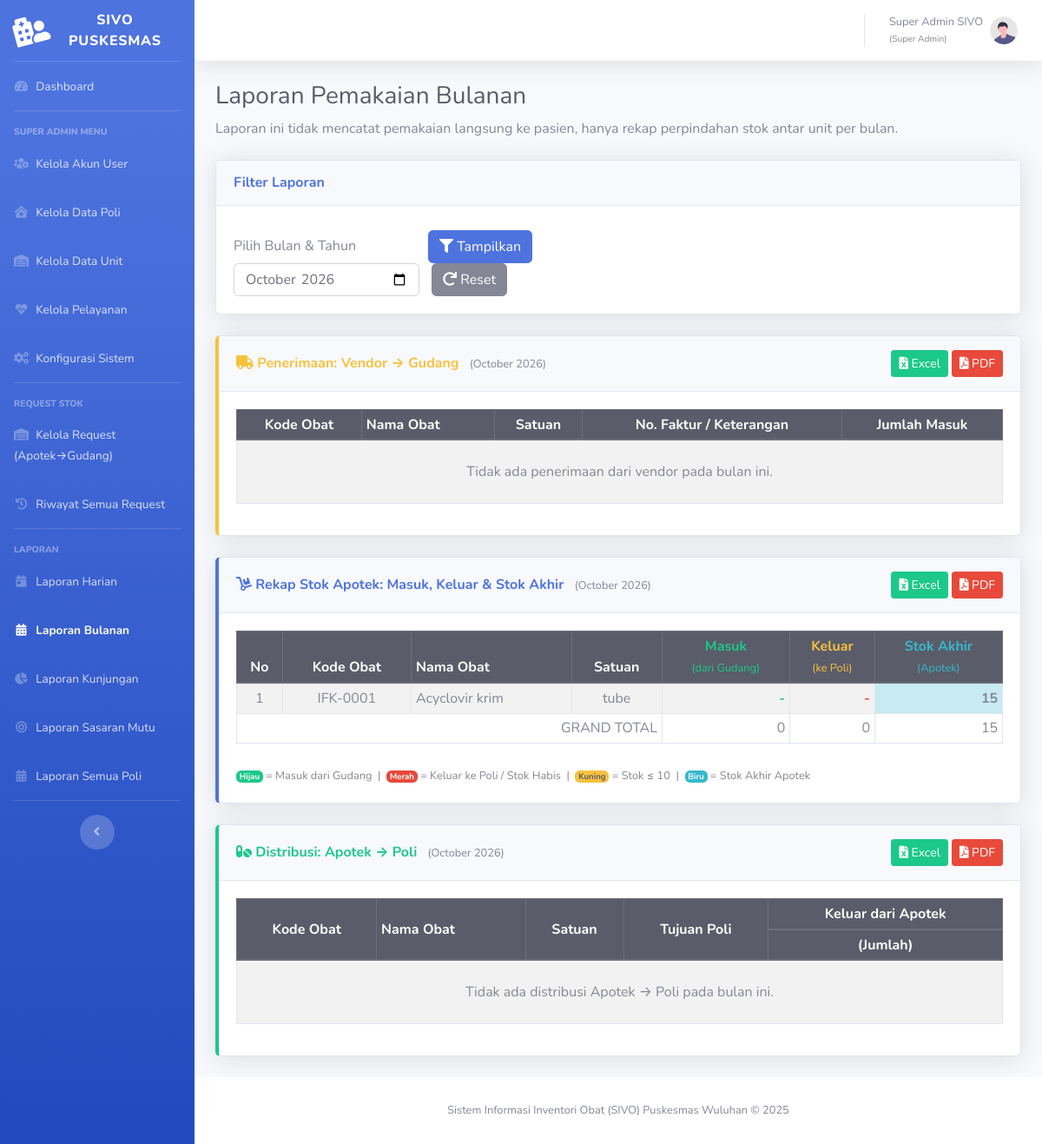
The page /laporan/bulanan.php (signed in) on the database its author committed.
### tables this page shows
CREATE TABLE `tbl_obat` (
  `id_obat` int(11) NOT NULL,
  `kode_obat` varchar(20) NOT NULL,
  `nama_obat` varchar(255) NOT NULL,
  `satuan` varchar(30) NOT NULL,
  `id_kategori_obat` int(11) DEFAULT NULL
);

### laporan/bulanan.php (the view, shortened to what this page needs)
<?php
require_once '../config.php';
$page_title = "Laporan Pemakaian Bulanan";
$is_admin = ($_SESSION['role_id'] == 1 || $_SESSION['role_id'] == 2);
$filter_bulan = isset($_GET['bulan']) ? $_GET['bulan'] : date('Y-m');
$tgl_awal  = $filter_bulan . '-01';
$tgl_akhir = date('Y-m-t', strtotime($tgl_awal));
$vendor_ke_gudang    = [];
$gudang_ke_apotek    = [];
$apotek_ke_poli    = [];
try {
    $stmt_unit = $pdo->query("SELECT id_unit, nama_unit FROM tbl_unit");
    $all_units = $stmt_unit->fetchAll(PDO::FETCH_ASSOC);
    $gudang_id = null;
    $apotek_id = null;
    foreach ($all_units as $u) {
        if (strtoupper($u['nama_unit']) === 'GUDANG') $gudang_id = $u['id_unit'];
        if (strtoupper($u['nama_unit']) === 'APOTEK')  $apotek_id  = $u['id_unit'];
    }
    if ($is_admin && $gudang_id !== null) {
        $sql1 = "
            SELECT
                o.kode_obat,
                o.nama_obat,
                o.satuan,
                tm.keterangan  AS no_faktur,
                SUM(tm.jumlah_masuk) AS total_masuk
            FROM tbl_transaksi_masuk tm
            JOIN tbl_obat o ON tm.id_obat = o.id_obat
            WHERE DATE(tm.tgl_masuk) BETWEEN ? AND ?
              AND tm.id_unit = ?
            GROUP BY o.id_obat, tm.keterangan
            ORDER BY o.nama_obat ASC
        ";
        $stmt1 = $pdo->prepare($sql1);
        $stmt1->execute([$tgl_awal, $tgl_akhir, $gudang_id]);
        $vendor_ke_gudang = $stmt1->fetchAll(PDO::FETCH_ASSOC);
    }
    if ($gudang_id !== null && $apotek_id !== null) {
        $sql2 = "
            SELECT
                o.id_obat,
                o.kode_obat,
                o.nama_obat,
                o.satuan,
                SUM(tt.jumlah) AS total_masuk_apotek
            FROM tbl_transaksi_transfer tt
            JOIN tbl_obat o ON tt.id_obat = o.id_obat
            WHERE DATE(tt.tgl_transfer) BETWEEN ? AND ?
              AND tt.id_unit_asal   = ?
              AND tt.id_unit_tujuan = ?
            GROUP BY o.id_obat
            ORDER BY o.nama_obat ASC
        ";
        $stmt2 = $pdo->prepare($sql2);
        $stmt2->execute([$tgl_awal, $tgl_akhir, $gudang_id, $apotek_id]);
        $gudang_ke_apotek = $stmt2->fetchAll(PDO::FETCH_ASSOC);
    }
    $apotek_keluar_map = [];
    $apotek_stok_map   = [];
    if ($apotek_id !== null) {
        $sql_stok_ap = "
            SELECT ls.id_obat, ls.stok_sesudah AS stok_akhir
            FROM tbl_log_stok ls
            INNER JOIN (
                SELECT id_obat, MAX(tgl_log) AS max_tgl
                FROM tbl_log_stok
                WHERE id_unit = ?
                  AND tgl_log <= ?
                GROUP BY id_obat
            ) last ON ls.id_obat = last.id_obat AND ls.tgl_log = last.max_tgl
            WHERE ls.id_unit = ?
        ";
        $stmt_stok_ap = $pdo->prepare($sql_stok_ap);
        $stmt_stok_ap->execute([$apotek_id, $tgl_akhir . ' 23:59:59', $apotek_id]);
        foreach ($stmt_stok_ap->fetchAll(PDO::FETCH_ASSOC) as $r) {
            $apotek_stok_map[$r['id_obat']] = $r['stok_akhir'];
        }
        $obat_id_sudah = array_column($gudang_ke_apotek, 'id_obat');
        $semua_obat_apotek_id = array_unique(array_merge(
            $obat_id_sudah,
            array_keys($apotek_keluar_map),
            array_keys($apotek_stok_map)
        ));
        $gudang_ke_apotek_map = [];
        $missing_ids = array_diff($semua_obat_apotek_id, $obat_id_sudah);
        if (!empty($missing_ids)) {
            $placeholders = implode(',', array_fill(0, count($missing_ids), '?'));
            $stmt_miss = $pdo->prepare("SELECT id_obat, kode_obat, nama_obat, satuan FROM tbl_obat WHERE id_obat IN ($placeholders) ORDER BY nama_obat ASC");
            $stmt_miss->execute(array_values($missing_ids));
            foreach ($stmt_miss->fetchAll(PDO::FETCH_ASSOC) as $r) {
                if (!isset($gudang_ke_apotek_map[$r['id_obat']])) {
                    $gudang_ke_apotek_map[$r['id_obat']] = [
                        'id_obat'            => $r['id_obat'],
                        'kode_obat'          => $r['kode_obat'],
                        'nama_obat'          => $r['nama_obat'],
                        'satuan'             => $r['satuan'],
                        'total_masuk_apotek' => 0,
                    ];
                }
            }
        }
        uasort($gudang_ke_apotek_map, fn($a, $b) => strcmp($a['nama_obat'], $b['nama_obat']));
        $gudang_ke_apotek = array_values($gudang_ke_apotek_map);
    }
} catch (PDOException $e) {
    die("Error: " . $e->getMessage());
}
include '../templates/header.php';
?>
<main class="content">
    <h1 class="h3 mb-2 text-gray-800"><?= htmlspecialchars($page_title); ?></h1>
    <p class="mb-4 text-muted">
        Laporan ini tidak mencatat pemakaian langsung ke pasien, hanya rekap perpindahan stok antar unit per bulan.
    </p>
    <div class="card shadow mb-4">
        <div class="card-header py-3">
            <h6 class="m-0 font-weight-bold text-primary">Filter Laporan</h6>
        </div>
        <div class="card-body">
            <form action="" method="GET">
                <div class="form-row align-items-end">
                    <div class="col-md-3">
                        <label for="bulan">Pilih Bulan &amp; Tahun</label>
                        <input type="month" id="bulan" name="bulan" class="form-control"
                               value="<?= htmlspecialchars($filter_bulan); ?>" required>
                    </div>
                    <div class="col-md-3 mt-2">
                        <button type="submit" class="btn btn-primary">
                            <i class="fas fa-filter"></i> Tampilkan
                        </button>
                        <a href="?" class="btn btn-secondary ml-1">
                            <i class="fas fa-redo"></i> Reset
                        </a>
                    </div>
                </div>
            </form>
        </div>
    </div>
    <?php
    $periode_label = date('F Y', strtotime($filter_bulan . '-01'));
    ?>
    <?php if ($is_admin): ?>
    <div class="card shadow mb-4 border-left-warning">
        <div class="card-header py-3 d-flex justify-content-between align-items-center">
            <h6 class="m-0 font-weight-bold text-warning">
                <i class="fas fa-truck"></i>
                  Penerimaan: Vendor &rarr; Gudang
                <small class="text-muted font-weight-normal ml-2">(<?= $periode_label; ?>)</small>
            </h6>
            <div>
                <a href="export_excel.php?type=bulanan_vendor_gudang&bulan=<?= urlencode($filter_bulan); ?>"
                   class="btn btn-success btn-sm">
                    <i class="fas fa-file-excel"></i> Excel
                </a>
                <a href="export_pdf.php?type=bulanan_vendor_gudang&bulan=<?= urlencode($filter_bulan); ?>"
                   target="_blank" class="btn btn-danger btn-sm">
                    <i class="fas fa-file-pdf"></i> PDF
                </a>
            </div>
        </div>
        <div class="card-body">
            <div class="table-responsive">
                <table class="table table-bordered table-striped table-sm">
                    <thead class="thead-dark text-center">
                        <tr>
                            <th>Kode Obat</th>
                            <th class="text-left">Nama Obat</th>
                            <th>Satuan</th>
                            <th>No. Faktur / Keterangan</th>
                            <th>Jumlah Masuk</th>
                        </tr>
                    </thead>
                    <tbody>
                        <?php if (empty($vendor_ke_gudang)): ?>
                            <tr>
                                <td colspan="5" class="text-center text-muted py-4">
                                    Tidak ada penerimaan dari vendor pada bulan ini.
                                </td>
                            </tr>
                        <?php endif; ?>
                    </tbody>
                </table>
            </div>
        </div>
    </div>
    <?php endif;  ?>
    <div class="card shadow mb-4 border-left-primary">
        <div class="card-header py-3 d-flex justify-content-between align-items-center">
            <h6 class="m-0 font-weight-bold text-primary">
                <i class="fas fa-dolly"></i>
                  Rekap Stok Apotek: Masuk, Keluar &amp; Stok Akhir
                <small class="text-muted font-weight-normal ml-2">(<?= $periode_label; ?>)</small>
            </h6>
            <div>
                <a href="export_excel.php?type=bulanan_gudang_apotek&bulan=<?= urlencode($filter_bulan); ?>"
                   class="btn btn-success btn-sm">
                    <i class="fas fa-file-excel"></i> Excel
                </a>
                <a href="export_pdf.php?type=bulanan_gudang_apotek&bulan=<?= urlencode($filter_bulan); ?>"
                   target="_blank" class="btn btn-danger btn-sm">
                    <i class="fas fa-file-pdf"></i> PDF
                </a>
            </div>
        </div>
        <div class="card-body">
            <div class="table-responsive">
                <table class="table table-bordered table-striped table-sm">
                    <thead class="thead-dark text-center">
                        <tr>
                            <th>No</th>
                            <th>Kode Obat</th>
                            <th class="text-left">Nama Obat</th>
                            <th>Satuan</th>
                            <th class="text-success">Masuk<br><small>(dari Gudang)</small></th>
                            <th class="text-warning">Keluar<br><small>(ke Poli)</small></th>
                            <th class="text-info">Stok Akhir<br><small>(Apotek)</small></th>
                        </tr>
                    </thead>
                    <tbody>
                        <?php
                        $ada_data = false;
                        $grand_masuk_apotek  = 0;
                        $grand_keluar_apotek = 0;
                        $grand_stok_apotek   = 0;
                        $no_apotek = 1;
                        foreach ($gudang_ke_apotek as $r):
                            $id_obat    = $r['id_obat'];
                            $masuk      = $r['total_masuk_apotek'] ?? 0;
                            $keluar     = $apotek_keluar_map[$id_obat] ?? 0;
                            $stok_akhir = $apotek_stok_map[$id_obat]  ?? 0;
                            $ada_data = true;
                            $grand_masuk_apotek  += $masuk;
                            $grand_keluar_apotek += $keluar;
                            $grand_stok_apotek   += $stok_akhir;
                            $stok_class = $stok_akhir == 0 ? 'table-danger' : ($stok_akhir <= 10 ? 'table-warning' : 'table-info');
                        ?>
                        <tr>
                            <td class="text-center"><?= $no_apotek++; ?></td>
                            <td class="text-center"><?= htmlspecialchars($r['kode_obat']); ?></td>
                            <td><?= htmlspecialchars($r['nama_obat']); ?></td>
                            <td class="text-center"><?= htmlspecialchars($r['satuan']); ?></td>
                            <td class="text-right font-weight-bold text-success">
                                <?= $masuk > 0 ? number_format($masuk) : '-'; ?>
                            </td>
                            <td class="text-right font-weight-bold text-danger">
                                <?= $keluar > 0 ? number_format($keluar) : '-'; ?>
                            </td>
                            <td class="text-right font-weight-bold <?= $stok_class; ?>">
                                <?= number_format($stok_akhir); ?>
                            </td>
                        </tr>
                        <?php endforeach; ?>
                    </tbody>
                    <?php if ($ada_data): ?>
                    <tfoot>
                        <tfoot class="thead-dark">
                            <td colspan="4" class="text-right">GRAND TOTAL</td>
                            <td class="text-right"><?= number_format($grand_masuk_apotek); ?></td>
                            <td class="text-right"><?= number_format($grand_keluar_apotek); ?></td>
                            <td class="text-right"><?= number_format($grand_stok_apotek); ?></td>
                    </tfoot>
                    <?php endif; ?>
                </table>
            </div>
            <div class="mt-2">
                <small class="text-muted">
                    <span class="badge badge-success">Hijau</span> = Masuk dari Gudang &nbsp;|&nbsp;
                    <span class="badge badge-danger">Merah</span> = Keluar ke Poli / Stok Habis &nbsp;|&nbsp;
                    <span class="badge badge-warning text-dark">Kuning</span> = Stok &le; 10 &nbsp;|&nbsp;
                    <span class="badge badge-info">Biru</span> = Stok Akhir Apotek
                </small>
            </div>
        </div>
    </div>
    <div class="card shadow mb-4 border-left-success">
        <div class="card-header py-3 d-flex justify-content-between align-items-center">
            <h6 class="m-0 font-weight-bold text-success">
                <i class="fas fa-pills"></i>
                  Distribusi: Apotek &rarr; Poli
                <small class="text-muted font-weight-normal ml-2">(<?= $periode_label; ?>)</small>
            </h6>
            <div>
                <a href="export_excel.php?type=bulanan_apotek_poli&bulan=<?= urlencode($filter_bulan); ?>"
                   class="btn btn-success btn-sm">
                    <i class="fas fa-file-excel"></i> Excel
                </a>
                <a href="export_pdf.php?type=bulanan_apotek_poli&bulan=<?= urlencode($filter_bulan); ?>"
                   target="_blank" class="btn btn-danger btn-sm">
                    <i class="fas fa-file-pdf"></i> PDF
                </a>
            </div>
        </div>
        <div class="card-body">
            <div class="table-responsive">
                <table class="table table-bordered table-striped table-sm">
                    <thead class="thead-dark text-center">
                        <tr>
                            <th rowspan="2" class="align-middle">Kode Obat</th>
                            <th rowspan="2" class="align-middle text-left">Nama Obat</th>
                            <th rowspan="2" class="align-middle">Satuan</th>
                            <th rowspan="2" class="align-middle">Tujuan Poli</th>
                            <th>Keluar dari Apotek</th>
                        </tr>
                        <tr>
                            <th>(Jumlah)</th>
                        </tr>
                    </thead>
                    <tbody>
                        <?php if (empty($apotek_ke_poli)): ?>
                            <tr>
                                <td colspan="5" class="text-center text-muted py-4">
                                    Tidak ada distribusi Apotek &rarr; Poli pada bulan ini.
                                </td>
                            </tr>
                        <?php endif; ?>
                    </tbody>
                </table>
            </div>
        </div>
    </div>
</main>
<?php include '../templates/footer.php'; ?>

### rows shown on the page
tbl_obat: kode_obat "IFK-0001", nama_obat "Acyclovir krim", satuan "tube", id_obat "15"

### other values the page prints
$_SESSION['nama_lengkap'] "Super Admin SIVO"
$_SESSION['role_nama'] "Super Admin"
$page_title "Laporan Pemakaian Bulanan"
$periode_label "October 2026"
$grand_masuk_apotek "0"
$grand_keluar_apotek "0"
$grand_stok_apotek "15"
